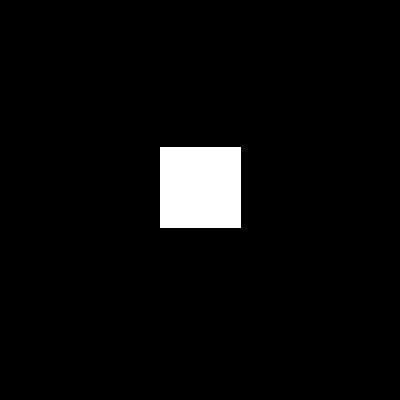
#> input picture cuadrito.jpg, 400 x 400 px
$ jupyter execute Fresnel+diffraction+in+python.ipynb
#> lines starting #> are read from the running program, lines starting #| are printed output that depends on the picture
# Fresnel diffraction in python using angular spectrum of plane waves
### Adrián Carbajal-Domínguez, ***adrian.carbajal@ujat.mx***

## Introduction

Scalar near field diffraction integrals (or Fresnel diffraction integrals) are difficult to perform for arbitrary plane boundary conditions. The theoretical details are explained in A Carbajal-Domínguez, JB Arroyo, JE Gomez Correa, GM Niconoff, ***"Numerical calculation of near field scalar diffraction using angular spectrum of plane waves theory and FFT"***,Revista mexicana de física E 56 (2), 159-164.

Here I show python (jupyter notebook) code example to calculate the Fresnel for a plane baoundary condition which in this case is a squared binary image representing an amplitude distribution.
I propose to use the python packages opencv, numpy and matplotlib, so make sure you have them installed.

### Logical steps

1. Draw an image suared image. Here I use a $400 \times 400$ pixels image.
2. Take the 2D Fast Fourier Transform of the image and correct the shift in high and low frequencies.
3. Define the observation distance $z$.
4. Construct the propagation matrix $P_{u,v}$ (see reference).
5. Multiply the corrected Fourier transfor by the propagation matrix.
6. Calculate the squared modulus of this product.
7. Apply a log function to attenuate the intensity and show the result.

These steps are shown and explained in the following code.

[cell 1]
#A very small (and tropical) program in python to calculate the Fresnel Diffraction using the angular spectrum of plane waves
#####################################
#Programa para calcular la difracción de Fresnel mediante el espectro angular de ondas planas.
########################################
# Adrián Carbajal-Dominguez copyright 2018
#adrian.carbajal@ujat.mx
#
###########################################
##As start, lets import the necessary packages. Make sure you got them installed.

####Opencv is used to read the file image.
import cv2
#####Numpy  allows us to make the mathematical calculations.
import numpy as np
########## Matplotlib permits to show the results as an image.
from matplotlib import pyplot as plt

###Read the image. Make sure it is a squared one (same number of rows and cols).
img=cv2.imread('cuadrito.jpg',0)
#> img is the input picture: shape (400, 400); min 0, max 255, mean 10.5
#Detect the image size just for precaution (Optional).
#print (img.shape)
####Define the size of the propagation function p(u,v). It has to be of the same size of the image.
n1=200
n2=200
###Define the distance of observation z
Z=40
#Define a scale factor for the coordinates
h=10
##Define the wavelenght.
l_ambda=0.01
##Define the angular spectrum coordinates
u = np.arange(-n1, n1, 1)
v = np.arange(-n2, n2, 1)
U,V = np.meshgrid(u,v)

#Define the propagation matrix
propagator=np.exp(2*np.pi*1j*(Z/h)*np.sqrt((1/l_ambda)**2-(U/10)**2-(V/10)**2))
#### Compute the Fast Fourier Transform of the image
f=np.fft.fft2(img)
##Correct the low and high frequencies
fshift=np.fft.fftshift(f)
##multiply both matrices: Fourier transform and propagator matrices.
field=fshift*propagator
##Calculate the inverse Fourier transform
field2=np.fft.ifft2(field)

#Define a coefficient to scale the intensity
v=1e10
##########Calculate and log scale the field intensity
diffracted_field=20*np.log(np.abs(field2)+v)
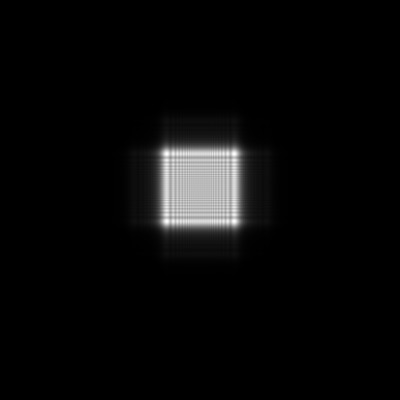
#> diffracted_field: shape (400, 400) float64; min 460.5, max 460.5, mean 460.5; drawn with min black and max white
##Defien the size of the images to display in the jupyter notebook
plt.figure(figsize=(12, 12), dpi= 80, facecolor='w', edgecolor='k')
## Plot and show the image and the result
plt.subplot(121),plt.imshow(img, cmap = 'gray')
plt.title('Amplitude Boundary Condition'), plt.xticks([]), plt.yticks([])
plt.subplot(122),plt.imshow(diffracted_field, cmap = 'plasma')
plt.title('Diffracted Field'), plt.xticks([]), plt.yticks([])
###Show the image
plt.show()
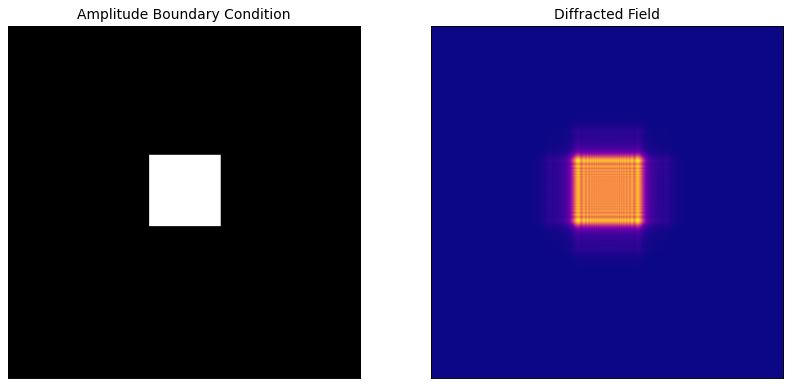
#> figure drawn by matplotlib, 2 panels

####Resist.
